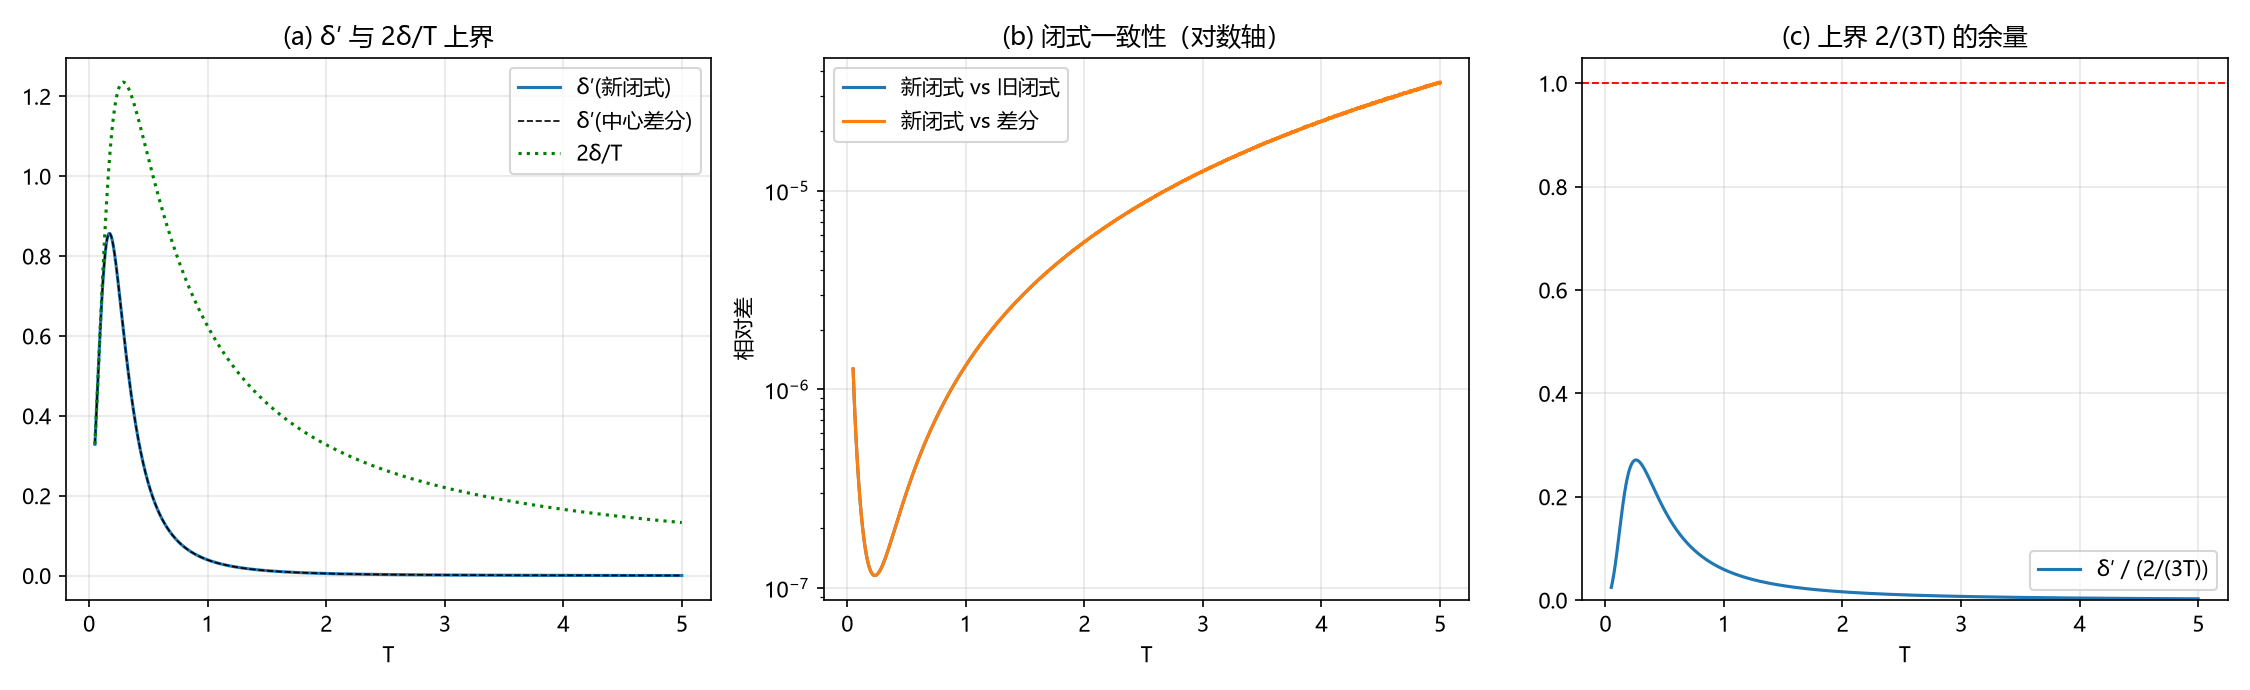

Python code for this plot:
import numpy as np
import matplotlib
matplotlib.use("Agg")
import matplotlib.pyplot as plt

plt.rcParams["font.sans-serif"] = ["Microsoft YaHei", "SimHei", "DejaVu Sans"]
plt.rcParams["axes.unicode_minus"] = False

U = np.linspace(0.0, 1.0, 4001)


def wfun(T):
    s = 1.0 / (2.0 * T)
    return 2.0 * np.trapezoid(U * np.tanh(U * s), U)


def wabsd(T):
    s = 1.0 / (2.0 * T)
    return np.trapezoid(U ** 2 * (1.0 / np.cosh(U * s) ** 2), U) / T ** 2


def deriv_old(T):
    s = 1.0 / (2.0 * T)
    h = np.tanh(s)
    w = wfun(T)
    sc2 = 1.0 / np.cosh(s) ** 2
    return (wabsd(T) * h - w * sc2 / (2.0 * T ** 2)) / h ** 2


def deriv_new(T):
    s = 1.0 / (2.0 * T)
    h = np.tanh(s)
    w = wfun(T)
    sc2 = 1.0 / np.cosh(s) ** 2
    return 2.0 * (h - w) / (T * h) - w * sc2 / (2.0 * T ** 2 * h ** 2)


def delta(T):
    return 1.0 - wfun(T) / np.tanh(1.0 / (2.0 * T))


Tg = np.linspace(0.05, 5.0, 3001)
dn = np.array([deriv_new(t) for t in Tg])
do = np.array([deriv_old(t) for t in Tg])
dv = np.array([(delta(t + 1e-6) - delta(t - 1e-6)) / 2e-6 for t in Tg])

rel = np.abs(dn - do) / np.maximum(np.abs(do), 1e-30)
relfd = np.abs(dn - dv) / np.maximum(np.abs(dv), 1e-30)

ub = 2.0 / (3.0 * Tg)
margin = np.minimum(ub - dn, 2.0 * np.array([delta(t) for t in Tg]) / Tg - dn)

print("=== 第215轮：δ′ 新闭式与上界的数值旁证（反馈层，非定理） ===")
print("T 范围：0.05 .. 5.0（3001 点）")
print("闭式(新) vs 闭式(旧,含|w'|) 最大相对差 = %.3e" % rel.max())
print("闭式(新) vs 中心差分 最大相对差 = %.3e" % relfd.max())
print("δ′ 最大 = %.6f 于 T = %.4f" % (dn.max(), Tg[dn.argmax()]))
print("δ′ 最小 = %.6f 于 T = %.4f" % (dn.min(), Tg[dn.argmin()]))
print("δ′/(2/(3T)) 最大 = %.6f 于 T = %.4f" % ((dn / ub).max(), Tg[(dn / ub).argmax()]))
print("差值上界 2/(3T)-δ′ 最小 = %.6f 于 T = %.4f" % ((ub - dn).min(), Tg[(ub - dn).argmin()]))
print("2δ/T - δ′ 最小 = %.6f 于 T = %.4f" % (margin.min(), Tg[margin.argmin()]))
print("δ′<0 的点数 = %d ; δ′<2/(3T) 不成立的点数 = %d" % ((dn <= 0).sum(), (dn >= ub).sum()))
for t in [0.1, 0.2, 0.5, 1.0, 2.0, 5.0]:
    print("T=%.2f : δ=%.6f, δ′新=%.6f, δ′差分=%.6f, 2δ/T=%.6f, 2/(3T)=%.6f"
          % (t, delta(t), deriv_new(t), (delta(t + 1e-6) - delta(t - 1e-6)) / 2e-6,
             2 * delta(t) / t, 2.0 / (3.0 * t)))

fig, ax = plt.subplots(1, 3, figsize=(15, 4.6))

ax[0].plot(Tg, dn, label="δ′(新闭式)")
ax[0].plot(Tg, dv, "k--", lw=0.8, label="δ′(中心差分)")
ax[0].plot(Tg, 2 * np.array([delta(t) for t in Tg]) / Tg, "g:", label="2δ/T")
ax[0].set_xlabel("T")
ax[0].set_title("(a) δ′ 与 2δ/T 上界")
ax[0].legend()
ax[0].grid(alpha=0.3)

ax[1].semilogy(Tg, rel, label="新闭式 vs 旧闭式")
ax[1].semilogy(Tg, relfd, label="新闭式 vs 差分")
ax[1].set_xlabel("T")
ax[1].set_ylabel("相对差")
ax[1].set_title("(b) 闭式一致性（对数轴）")
ax[1].legend()
ax[1].grid(alpha=0.3)

ax[2].plot(Tg, dn / ub, label="δ′ / (2/(3T))")
ax[2].axhline(1.0, color="r", ls="--", lw=0.9)
ax[2].set_xlabel("T")
ax[2].set_ylim(0.0, 1.05)
ax[2].set_title("(c) 上界 2/(3T) 的余量")
ax[2].legend()
ax[2].grid(alpha=0.3)

fig.tight_layout()
fig.savefig("环15_δ上界_数值旁证.png", dpi=150)
print("图已写出：环15_δ上界_数值旁证.png")
